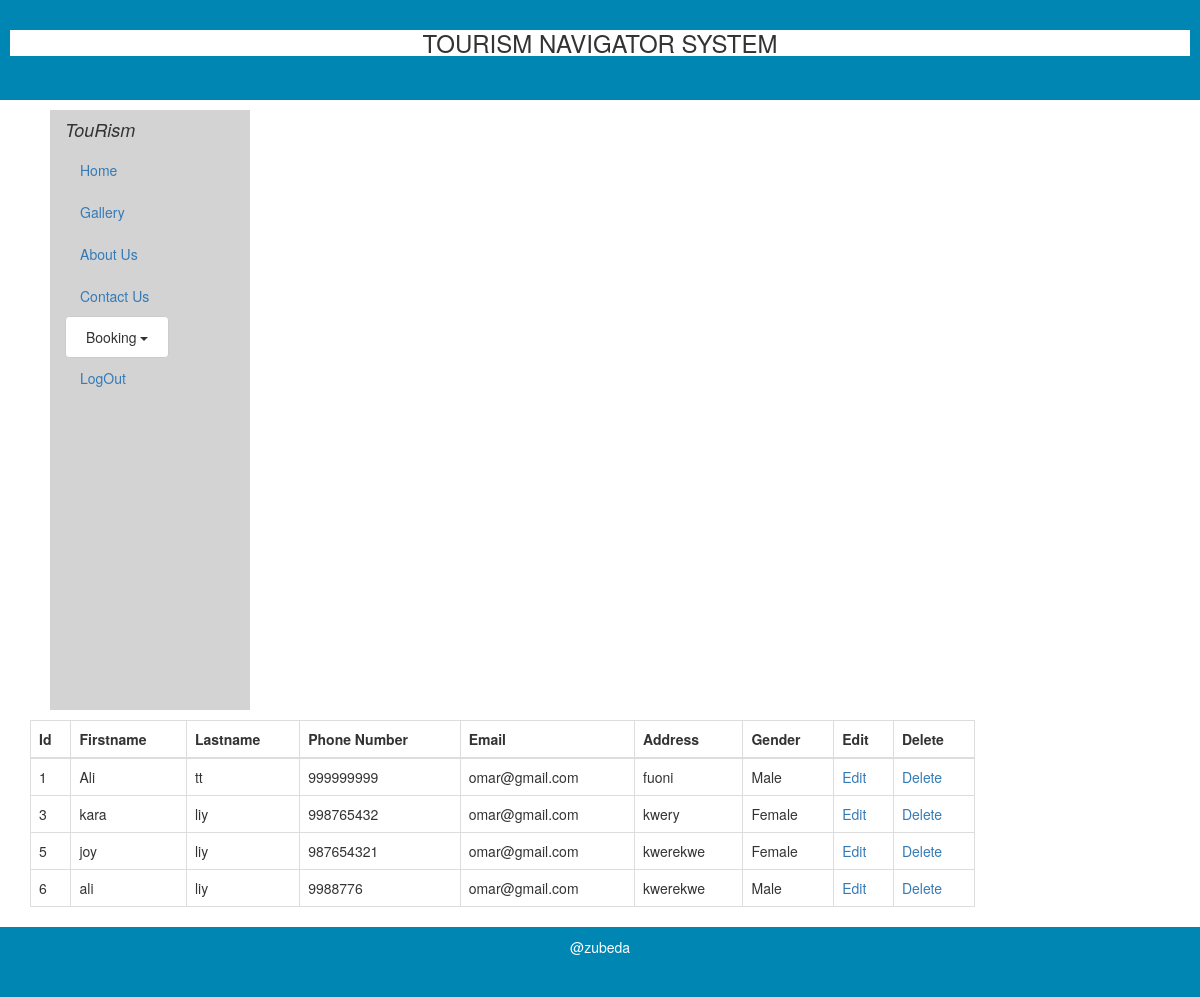
The app's page /manage.php (signed in) with its own data.
### tables this page shows
CREATE TABLE IF NOT EXISTS `customer` (
  `cust_id` int(20) NOT NULL AUTO_INCREMENT,
  `first` varchar(200) NOT NULL,
  `last` varchar(200) NOT NULL,
  `pho_no` int(10) NOT NULL,
  `email` varchar(200) NOT NULL,
  `address` varchar(200) NOT NULL,
  `gender` varchar(6) NOT NULL,
  `username` varchar(200) NOT NULL,
  `password` varchar(200) NOT NULL,
  PRIMARY KEY (`cust_id`)
);

### manage.php (the view, shortened to what this page needs)
<!DOCTYPE html>
<html>
<head>
	<link rel="stylesheet" type="text/css" href="style.css">
	<link rel="stylesheet" type="text/css" href="css/bootstrap.css">
</head>
<body style="background-color:;  ">
		<?php
	require_once "header.php";
	require_once "menu.php";
	?>
	<div class="container pt-3">
		<div class="row" style="margin-top: 10px;">
		<div class="col-sm-10">
		<table class="table table-bordered">
			<thead>
				<tr>
					<th>Id</th>
					<th>Firstname</th>
					<th>Lastname</th>
					<th>Phone Number</th>
					<th>Email</th>
					<th>Address</th>
					<th>Gender</th>
					<th>Edit</th>
					<th>Delete</th>
				</tr>
			</thead>
			<tbody>
				<?php
		include('conn.php');
		$result = $con->prepare("SELECT * FROM customer");
		$result->execute();
		for($i=0; $row = $result->fetch(); $i++){
	$id=$row['cust_id'];
	$fname=$row['first'];
	$lname=$row['last'];
	$phone=$row['pho_no'];
	$email=$row['email'];
	$address=$row['address'];
	$gender=$row['gender'];
	echo "<tr>
		<td>$id </td>
		<td> $fname </td>
		<td> $lname</td>
		<td> $phone</td>
		<td> $email</td>
		<td> $address</td>
		<td> $gender</td>
		<td><a href ='edit.php?id=$id'>Edit</a></td>
		<td><a href ='delete.php?id=$id'>Delete</a></td>
	</tr>";
		}
	?>
			</tbody>
		</table>
	</div>
</div>
</div>
	<?php
	require_once "footer.php";
	?>
</body>
</html>

### header.php (shortened to what this page needs)
<div class="row">
	<div class="col-sm-12">
	<div class="div1">
		<div style="background-color: #0086b3; height: 100px; width: 100%;padding: 10px;">
              <h3 class="head" style="text-align: center; background-color: white;">TOURISM NAVIGATOR SYSTEM</h3>
	</div>
</div>
</div>
</div>

### menu.php (shortened to what this page needs)
<div class="col-sm-2 sidenav" style="background-color:lightgray; min-height: 600px; margin-bottom:10px; margin-top: 10px;margin-left: 50px;">
	<h4><i>TouRism </i> </h4>
	<ul class="nav nav-pills nav-stacked" >
		<li><a href="home.php">Home</a> </li>
		<li><a href="serve.php">Gallery</a> </li>
		<li><a href="about.php">About Us</a></li>
		<li><a href="">Contact Us</a> </li>
		<div class="dropdown">
    <button class="btn btn-default dropdown-toggle" type="button" id="menu1" data-toggle="dropdown">Booking
    <span class="caret"></span></button>
  </div>
  <li><a href="logout.php">LogOut</a> </li>
	</ul>
		<br>
	</div>

### footer.php
<div class="row">
	<div class="col-sm-12">
		<div style="background-color: #0086b3; height: 70px; width: 100%;padding: 10px;">
			<p style="color: white; text-align: center;">@zubeda</p>
		</div>
	</div>
</div>

### records on screen
customer: cust_id "1", first "Ali", last "tt", pho_no "999999999", email "omar@gmail.com", address "fuoni", gender "Male"
customer: cust_id "3", first "kara", last "liy", pho_no "998765432", email "omar@gmail.com", address "kwery", gender "Female"
customer: cust_id "5", first "joy", last "liy", pho_no "987654321", email "omar@gmail.com", address "kwerekwe", gender "Female"
customer: cust_id "6", first "ali", last "liy", pho_no "9988776", email "omar@gmail.com", address "kwerekwe", gender "Male"
